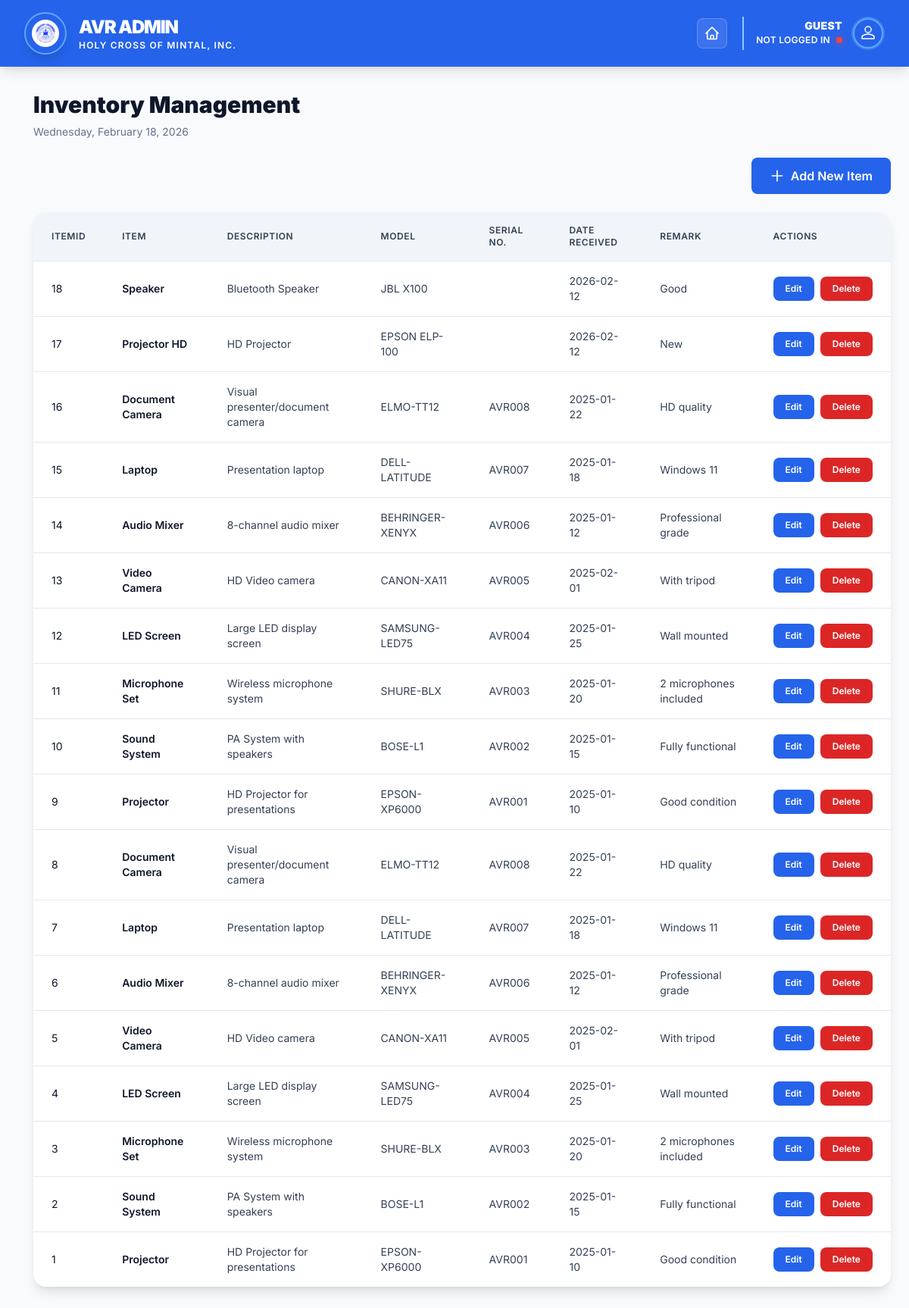
/avr/modules/inventory.php, run on the app's committed database.
### tables this page shows
CREATE TABLE `avr_inventory` (
  `ItemID` int(11) NOT NULL,
  `Item` varchar(255) NOT NULL,
  `Description` text DEFAULT NULL,
  `Model` varchar(255) DEFAULT NULL,
  `SerialNo` varchar(255) DEFAULT NULL,
  `DateReceived` date DEFAULT NULL,
  `Remark` text DEFAULT NULL
);

### avr/modules/inventory.php (the view, shortened to what this page needs)
<?php
$conn = getDBConnection();
$result = $conn->query("SELECT * FROM avr_inventory ORDER BY ItemID DESC");
$items = $result->fetch_all(MYSQLI_ASSOC);
?>
<?php require_once '../header_unified.php'; ?>
            <div class="flex justify-between items-center mb-6">
                <button onclick="openAddModal()" class="bg-blue-600 hover:bg-blue-700 text-white px-6 py-3 rounded-lg font-semibold transition-all duration-200 hover:shadow-lg flex items-center gap-2">
                    <svg class="w-5 h-5" fill="none" stroke="currentColor" viewBox="0 0 24 24">
                        <path stroke-linecap="round" stroke-linejoin="round" stroke-width="2" d="M12 4v16m8-8H4" />
                    </svg>
                    Add New Item
                </button>
            </div>
            <div class="bg-white rounded-2xl shadow-lg overflow-hidden">
                <div class="overflow-x-auto">
                    <table class="w-full">
                        <thead class="bg-slate-100 border-b border-slate-200">
                            <tr>
                                <th class="px-6 py-4 text-left text-xs font-semibold text-slate-700 uppercase tracking-wider">ItemID</th>
                                <th class="px-6 py-4 text-left text-xs font-semibold text-slate-700 uppercase tracking-wider">Item</th>
                                <th class="px-6 py-4 text-left text-xs font-semibold text-slate-700 uppercase tracking-wider">Description</th>
                                <th class="px-6 py-4 text-left text-xs font-semibold text-slate-700 uppercase tracking-wider">Model</th>
                                <th class="px-6 py-4 text-left text-xs font-semibold text-slate-700 uppercase tracking-wider">Serial No.</th>
                                <th class="px-6 py-4 text-left text-xs font-semibold text-slate-700 uppercase tracking-wider">Date Received</th>
                                <th class="px-6 py-4 text-left text-xs font-semibold text-slate-700 uppercase tracking-wider">Remark</th>
                                <th class="px-6 py-4 text-left text-xs font-semibold text-slate-700 uppercase tracking-wider">Actions</th>
                            </tr>
                        </thead>
                        <tbody class="divide-y divide-slate-200">
                            <?php if (empty($items)): ?>
                                <tr>
                                    <td colspan="8" class="px-6 py-8 text-center text-slate-500">No items found</td>
                                </tr>
                            <?php else: ?>
                                <?php foreach ($items as $item): ?>
                                    <tr class="hover:bg-slate-50 transition-colors">
                                        <td class="px-6 py-4 text-sm text-slate-900"><?php echo htmlspecialchars($item['ItemID']); ?></td>
                                        <td class="px-6 py-4 text-sm text-slate-900 font-semibold"><?php echo htmlspecialchars($item['Item']); ?></td>
                                        <td class="px-6 py-4 text-sm text-slate-700"><?php echo htmlspecialchars($item['Description']); ?></td>
                                        <td class="px-6 py-4 text-sm text-slate-700"><?php echo htmlspecialchars($item['Model']); ?></td>
                                        <td class="px-6 py-4 text-sm text-slate-700"><?php echo htmlspecialchars($item['SerialNo']); ?></td>
                                        <td class="px-6 py-4 text-sm text-slate-700"><?php echo htmlspecialchars($item['DateReceived']); ?></td>
                                        <td class="px-6 py-4 text-sm text-slate-700"><?php echo htmlspecialchars($item['Remark']); ?></td>
                                        <td class="px-6 py-4 text-sm">
                                            <div class="flex gap-2">
                                                <button onclick="editItem(<?php echo htmlspecialchars(json_encode($item)); ?>)" class="bg-blue-600 hover:bg-blue-700 text-white px-4 py-2 rounded-lg text-xs font-semibold transition-colors">Edit</button>
                                                <button onclick="deleteItem(<?php echo $item['ItemID']; ?>, '<?php echo htmlspecialchars(addslashes($item['Item'])); ?>')" class="bg-red-600 hover:bg-red-700 text-white px-4 py-2 rounded-lg text-xs font-semibold transition-colors">Delete</button>
                                            </div>
                                        </td>
                                    </tr>
                                <?php endforeach; ?>
                            <?php endif; ?>
                        </tbody>
                    </table>
                </div>
            </div>
<?php require_once '../footer_unified.php'; ?>

### assets/unified-theme.css (style rules this page uses)
:root { --primary-blue: #3b82f6; --primary-indigo: #6366f1; --primary-purple: #8b5cf6; --primary-pink: #ec4899; --dark-bg: #0f172a; --darker-bg: #020617; --slate-50: #f8fafc; --slate-100: #f1f5f9; --slate-800: #1e293b; --slate-900: #0f172a; }
* { margin: 0; padding: 0; box-sizing: border-box; }
body { font-family: 'Inter', -apple-system, BlinkMacSystemFont, "Segoe UI", Roboto, sans-serif; background: var(--slate-50); color: #1e293b; }

### avr/admin/header.php (style rules this page uses)
body { font-family: 'Inter', -apple-system, BlinkMacSystemFont, "Segoe UI", Roboto, sans-serif !important; }
html, body { height: auto !important; overflow-y: auto !important; }

### data on the page
avr_inventory: ItemID "18", Item "Speaker", Description "Bluetooth Speaker", Model "JBL X100", DateReceived "2026-02-12", Remark "Good"
avr_inventory: ItemID "17", Item "Projector HD", Description "HD Projector", Model "EPSON ELP-100", DateReceived "2026-02-12", Remark "New"
avr_inventory: ItemID "16", Item "Document Camera", Description "Visual presenter/document camera", Model "ELMO-TT12", SerialNo "AVR008", DateReceived "2025-01-22", Remark "HD quality"
avr_inventory: ItemID "15", Item "Laptop", Description "Presentation laptop", Model "DELL-LATITUDE", SerialNo "AVR007", DateReceived "2025-01-18", Remark "Windows 11"
avr_inventory: ItemID "14", Item "Audio Mixer", Description "8-channel audio mixer", Model "BEHRINGER-XENYX", SerialNo "AVR006", DateReceived "2025-01-12", Remark "Professional grade"
avr_inventory: ItemID "13", Item "Video Camera", Description "HD Video camera", Model "CANON-XA11", SerialNo "AVR005", DateReceived "2025-02-01", Remark "With tripod"
avr_inventory: ItemID "12", Item "LED Screen", Description "Large LED display screen", Model "SAMSUNG-LED75", SerialNo "AVR004", DateReceived "2025-01-25", Remark "Wall mounted"
avr_inventory: ItemID "11", Item "Microphone Set", Description "Wireless microphone system", Model "SHURE-BLX", SerialNo "AVR003", DateReceived "2025-01-20", Remark "2 microphones included"
avr_inventory: ItemID "10", Item "Sound System", Description "PA System with speakers", Model "BOSE-L1", SerialNo "AVR002", DateReceived "2025-01-15", Remark "Fully functional"
avr_inventory: ItemID "9", Item "Projector", Description "HD Projector for presentations", Model "EPSON-XP6000", SerialNo "AVR001", DateReceived "2025-01-10", Remark "Good condition"
avr_inventory: ItemID "8", Item "Document Camera", Description "Visual presenter/document camera", Model "ELMO-TT12", SerialNo "AVR008", DateReceived "2025-01-22", Remark "HD quality"
avr_inventory: ItemID "7", Item "Laptop", Description "Presentation laptop", Model "DELL-LATITUDE", SerialNo "AVR007", DateReceived "2025-01-18", Remark "Windows 11"
avr_inventory: ItemID "6", Item "Audio Mixer", Description "8-channel audio mixer", Model "BEHRINGER-XENYX", SerialNo "AVR006", DateReceived "2025-01-12", Remark "Professional grade"
avr_inventory: ItemID "5", Item "Video Camera", Description "HD Video camera", Model "CANON-XA11", SerialNo "AVR005", DateReceived "2025-02-01", Remark "With tripod"
avr_inventory: ItemID "4", Item "LED Screen", Description "Large LED display screen", Model "SAMSUNG-LED75", SerialNo "AVR004", DateReceived "2025-01-25", Remark "Wall mounted"
avr_inventory: ItemID "3", Item "Microphone Set", Description "Wireless microphone system", Model "SHURE-BLX", SerialNo "AVR003", DateReceived "2025-01-20", Remark "2 microphones included"
avr_inventory: ItemID "2", Item "Sound System", Description "PA System with speakers", Model "BOSE-L1", SerialNo "AVR002", DateReceived "2025-01-15", Remark "Fully functional"
avr_inventory: ItemID "1", Item "Projector", Description "HD Projector for presentations", Model "EPSON-XP6000", SerialNo "AVR001", DateReceived "2025-01-10", Remark "Good condition"

### other printed values
$title "Inventory Management"
